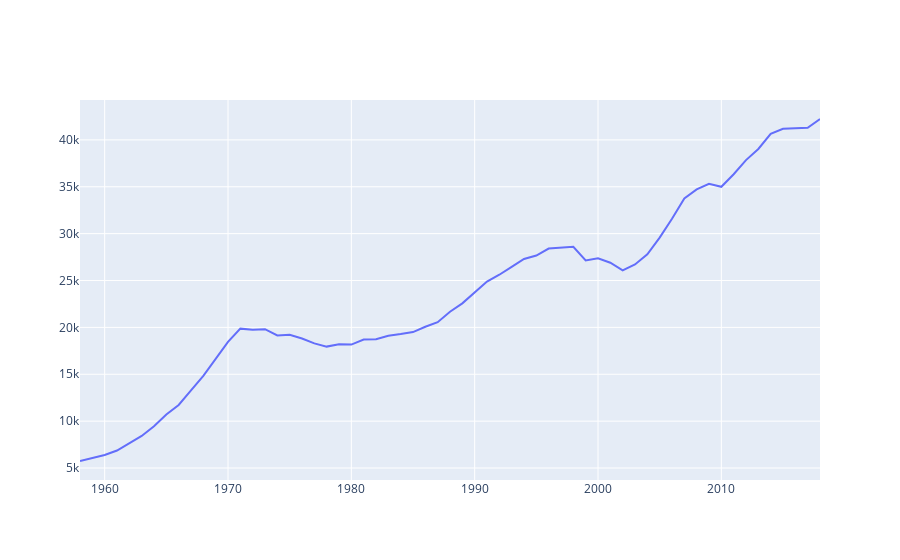

Notebook code for this chart:
### Code cell
fig.add_trace(go.Scatter(x=filtered_df["Year"].values.tolist(), y=filtered_df["Science and engineering"].values.tolist(), name="Science and Engineering"))
